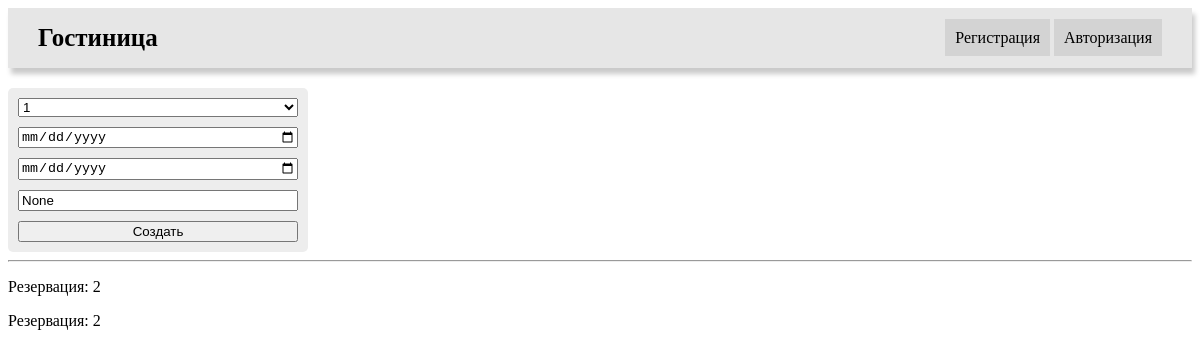
The page /create_reservation on the database as committed earlier.
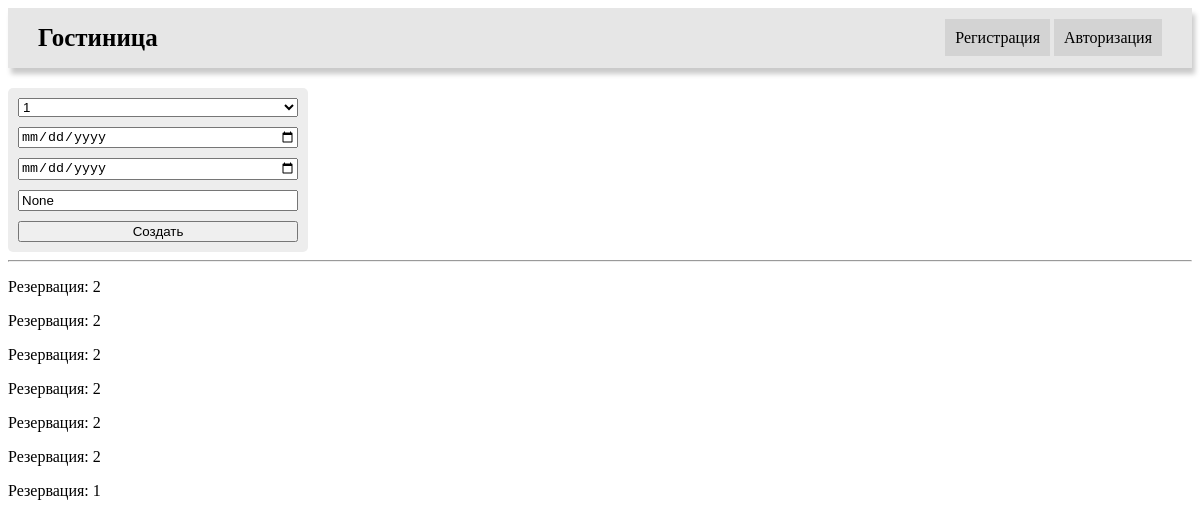
The same page on the database as committed later.
### hotel/models.py (models this page shows, shortened)
class Reservation(models.Model):
    room = models.ForeignKey('HotelRoom', on_delete=models.CASCADE)
    date_start = models.DateField()
    date_end = models.DateField()
    user = models.ManyToManyField(User)

class HotelRoom(models.Model):
    number = models.IntegerField()
    type = models.ForeignKey('RoomType', on_delete=models.CASCADE)
    price = models.FloatField()
    description = models.TextField()
    photo = models.ImageField(upload_to='hotel', default='hotel/default.jpg')
    def __str__(self):
        return str(self.number)

### hotel/views.py (the view, shortened to what this page needs)
# urls.py: path('create_reservation', create_reservation, name='create_reservation'),
def create_reservation(request):
    context = {'reservations': Reservation.objects.all(),
               'rooms': HotelRoom.objects.all()}
    return render(request, 'hotel/create_reservation.html', context)

### hotel/templates/hotel/create_reservation.html (shortened to what this page needs)
<!doctype html>
{% load static %}
<html lang="en">
<head>
    <link rel="stylesheet" href="{% static 'user_app/css/style.css' %}">
</head>
<body>
    {% include 'hotel/header.html'%}
    <form class="form" action="" method="post">
        <select name="number">
            {% for room in rooms %}
                <option value="{{ room.number }}">{{ room.number }}</option>
            {% endfor %}
        </select>
        <input type="date" placeholder="Дата заселения" name="date_start">
        <input type="date" placeholder="Дата выселения" name="date_end">
        <input type="text" placeholder="Пользователь" name="user" value="{{ request.user.id }}">
        <button type="submit">Создать</button>
    </form>
    <hr>
    {% for reserved in reservations %}
        <p>Резервация: {{ reserved.room }}</p>
    {% endfor %}
</body>
</html>

Rows that differ between the two databases and show on the page:
added Reservation: room "2"
added Reservation: room "2"
added Reservation: room "2"
added Reservation: room "2"
added Reservation: room "1"
